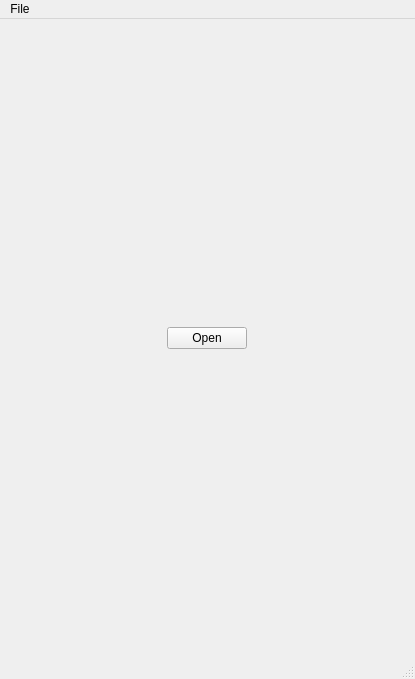
<?xml version="1.0" encoding="UTF-8"?>
<ui version="4.0">
 <class>MainWindow</class>
 <widget class="QMainWindow" name="MainWindow">
  <property name="geometry">
   <rect>
    <x>0</x>
    <y>0</y>
    <width>415</width>
    <height>679</height>
   </rect>
  </property>
  <property name="windowTitle">
   <string>MainWindow</string>
  </property>
  <widget class="QWidget" name="centralwidget">
   <layout class="QGridLayout" name="gridLayout">
    <item row="0" column="0">
     <layout class="QHBoxLayout" name="horizontalLayout" stretch="1,0">
      <item>
       <layout class="QGridLayout" name="gridLayoutPlot"/>
      </item>
      <item>
       <layout class="QVBoxLayout" name="verticalLayout">
        <item>
         <widget class="QPushButton" name="pushButton">
          <property name="text">
           <string>Open</string>
          </property>
         </widget>
        </item>
        <item>
         <layout class="QGridLayout" name="gridLayoutControl"/>
        </item>
       </layout>
      </item>
     </layout>
    </item>
   </layout>
  </widget>
  <widget class="QMenuBar" name="menubar">
   <property name="geometry">
    <rect>
     <x>0</x>
     <y>0</y>
     <width>415</width>
     <height>21</height>
    </rect>
   </property>
   <widget class="QMenu" name="menuFile">
    <property name="title">
     <string>File</string>
    </property>
    <addaction name="actionOpen"/>
   </widget>
   <addaction name="menuFile"/>
  </widget>
  <widget class="QStatusBar" name="statusbar"/>
  <action name="actionOpen">
   <property name="text">
    <string>Open</string>
   </property>
   <property name="toolTip">
    <string>Open a file</string>
   </property>
   <property name="shortcut">
    <string>Ctrl+O</string>
   </property>
  </action>
 </widget>
 <resources/>
 <connections>
  <connection>
   <sender>pushButton</sender>
   <signal>clicked()</signal>
   <receiver>actionOpen</receiver>
   <slot>trigger()</slot>
   <hints>
    <hint type="sourcelabel">
     <x>149</x>
     <y>74</y>
    </hint>
    <hint type="destinationlabel">
     <x>-1</x>
     <y>-1</y>
    </hint>
   </hints>
  </connection>
 </connections>
</ui>
